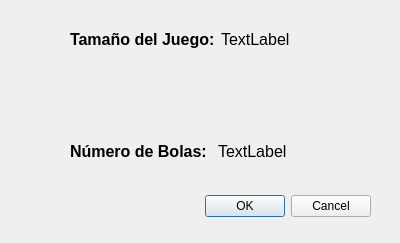
<?xml version="1.0" encoding="UTF-8"?>
<ui version="4.0">
 <class>DInformacion</class>
 <widget class="QDialog" name="DInformacion">
  <property name="geometry">
   <rect>
    <x>0</x>
    <y>0</y>
    <width>400</width>
    <height>243</height>
   </rect>
  </property>
  <property name="windowTitle">
   <string>Dialog</string>
  </property>
  <widget class="QDialogButtonBox" name="buttonBox">
   <property name="geometry">
    <rect>
     <x>30</x>
     <y>190</y>
     <width>341</width>
     <height>32</height>
    </rect>
   </property>
   <property name="orientation">
    <enum>Qt::Horizontal</enum>
   </property>
   <property name="standardButtons">
    <set>QDialogButtonBox::Cancel|QDialogButtonBox::Ok</set>
   </property>
  </widget>
  <widget class="QWidget" name="">
   <property name="geometry">
    <rect>
     <x>70</x>
     <y>30</y>
     <width>261</width>
     <height>131</height>
    </rect>
   </property>
   <layout class="QVBoxLayout" name="verticalLayout">
    <item>
     <layout class="QHBoxLayout" name="horizontalLayout">
      <item>
       <widget class="QLabel" name="label">
        <property name="font">
         <font>
          <pointsize>12</pointsize>
          <weight>75</weight>
          <bold>true</bold>
         </font>
        </property>
        <property name="text">
         <string>Tamaño del Juego:</string>
        </property>
       </widget>
      </item>
      <item>
       <widget class="QLabel" name="lblDimensiones">
        <property name="font">
         <font>
          <pointsize>12</pointsize>
         </font>
        </property>
        <property name="text">
         <string>TextLabel</string>
        </property>
       </widget>
      </item>
     </layout>
    </item>
    <item>
     <spacer name="verticalSpacer">
      <property name="orientation">
       <enum>Qt::Vertical</enum>
      </property>
      <property name="sizeHint" stdset="0">
       <size>
        <width>20</width>
        <height>40</height>
       </size>
      </property>
     </spacer>
    </item>
    <item>
     <layout class="QHBoxLayout" name="horizontalLayout_2">
      <item>
       <widget class="QLabel" name="label_3">
        <property name="font">
         <font>
          <pointsize>12</pointsize>
          <weight>75</weight>
          <bold>true</bold>
         </font>
        </property>
        <property name="text">
         <string>Número de Bolas: </string>
        </property>
       </widget>
      </item>
      <item>
       <widget class="QLabel" name="lblNumBolas">
        <property name="font">
         <font>
          <pointsize>12</pointsize>
         </font>
        </property>
        <property name="text">
         <string>TextLabel</string>
        </property>
       </widget>
      </item>
     </layout>
    </item>
   </layout>
  </widget>
 </widget>
 <resources/>
 <connections>
  <connection>
   <sender>buttonBox</sender>
   <signal>accepted()</signal>
   <receiver>DInformacion</receiver>
   <slot>accept()</slot>
   <hints>
    <hint type="sourcelabel">
     <x>248</x>
     <y>254</y>
    </hint>
    <hint type="destinationlabel">
     <x>157</x>
     <y>274</y>
    </hint>
   </hints>
  </connection>
  <connection>
   <sender>buttonBox</sender>
   <signal>rejected()</signal>
   <receiver>DInformacion</receiver>
   <slot>reject()</slot>
   <hints>
    <hint type="sourcelabel">
     <x>316</x>
     <y>260</y>
    </hint>
    <hint type="destinationlabel">
     <x>286</x>
     <y>274</y>
    </hint>
   </hints>
  </connection>
 </connections>
</ui>
